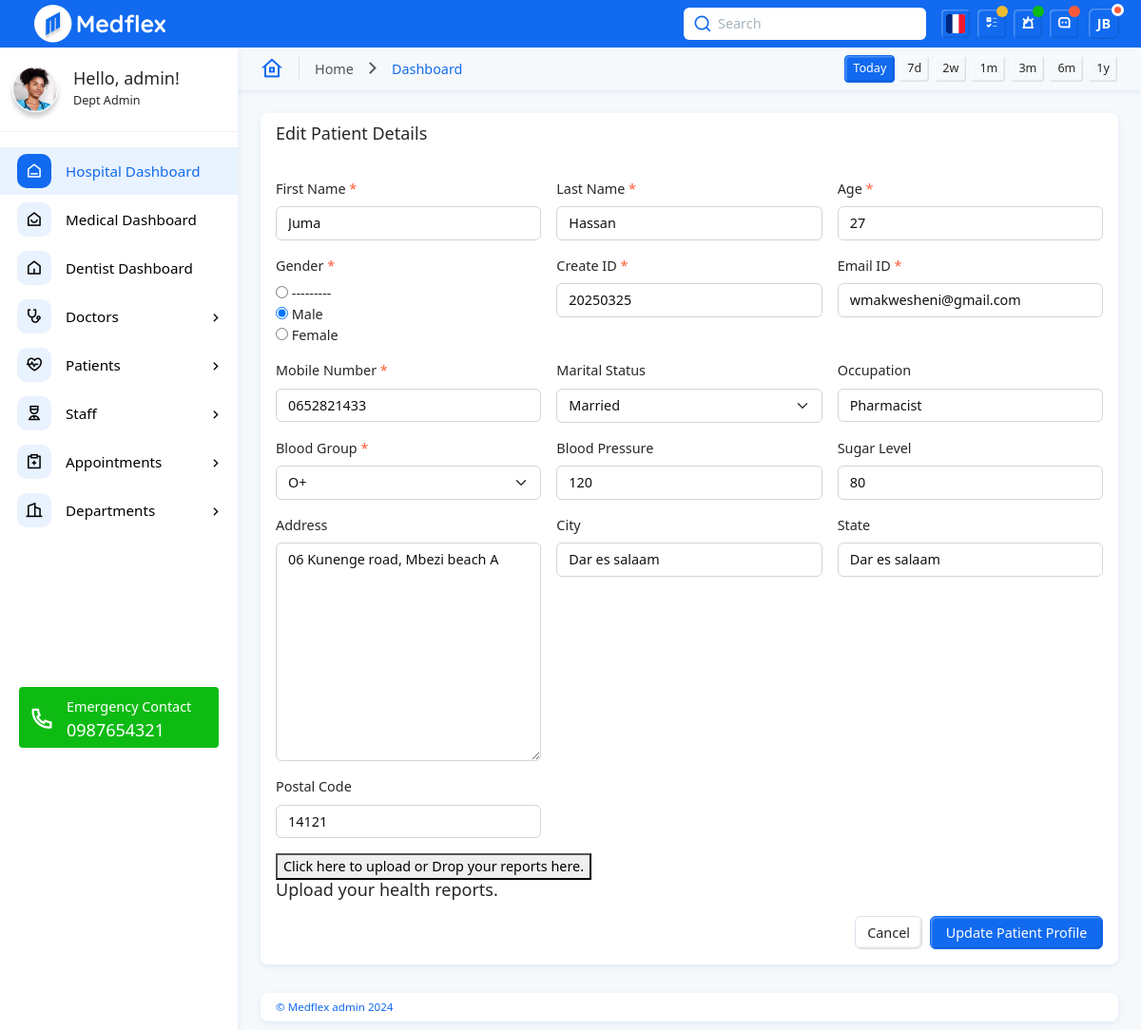
The app's page /edit-patient/2/ (signed in) with its own data.
### clinic/models.py (models this page shows, shortened)
class Patient(models.Model):
    GENDER_CHOICES = [
        ('male', 'Male'),
        ('female', 'Female'),
    ]
    MARITAL_STATUS_CHOICES = [
        ('married', 'Married'),
        ('unmarried', 'Unmarried'),
    ]
    BLOOD_GROUP_CHOICES = [
        ('A+', 'A+'),
        ('A-', 'A-'),
        ('B+', 'B+'),
        ('B-', 'B-'),
        ('O+', 'O+'),
        ('O-', 'O-'),
        ('AB+', 'AB+'),
        ('AB-', 'AB-'),
    ]
    first_name = models.CharField(max_length=50)
    last_name = models.CharField(max_length=50)
    age = models.PositiveIntegerField()
    gender = models.CharField(max_length=10, choices=GENDER_CHOICES)
    unique_id = models.CharField(max_length=100, unique=True)
    email = models.EmailField()
    mobile_number = models.CharField(max_length=15)
    marital_status = models.CharField(max_length=10, choices=MARITAL_STATUS_CHOICES, blank=True, null=True)
    occupation = models.CharField(max_length=50, blank=True, null=True)
    blood_group = models.CharField(max_length=5, choices=BLOOD_GROUP_CHOICES)
    blood_pressure = models.CharField(max_length=20, blank=True, null=True)
    sugar_level = models.CharField(max_length=20, blank=True, null=True)
    address = models.TextField(blank=True, null=True)
    city = models.CharField(max_length=50, blank=True, null=True)
    state = models.CharField(max_length=50, blank=True, null=True)
    postal_code = models.CharField(max_length=10, blank=True, null=True)
    created_at = models.DateTimeField(auto_now_add=True)

### clinic/views.py (the view)
# urls.py: path('edit-patient/<int:patient_id>/', add_patient, name='edit-patient'),  # For editing an existing patient
def add_patient(request, patient_id=None):
    if patient_id:
        patient = get_object_or_404(Patient, id=patient_id)
    else:
        patient = None
    if request.method == "POST":
        form = PatientForm(request.POST, instance=patient)
        if form.is_valid():
            form.save()
            return redirect('patients-list')  # Redirect to the patients list page
    else:
        form = PatientForm(instance=patient)
    return render(request, 'patients/add-patient.html', {'form': form, 'patient': patient})

### clinic/templates/patients/add-patient.html (shortened to what this page needs)
{% extends 'base.html' %}
{% block content %}
<div class="app-body">
  <div class="row gx-3">
    <div class="col-sm-12">
      <div class="card">
        <div class="card-header">
          <h5 class="card-title">
            {% if patient %} Edit Patient Details {% else %} Add Patient Details {% endif %}
          </h5>
        </div>
        <div class="card-body">
          <form method="post" action="{% if patient %} {% url 'edit-patient' patient.id %} {% else %} {% url 'add-patient' %} {% endif %}">
            <div class="row gx-3">
              {% for field in form %}
              <div class="col-xxl-3 col-lg-4 col-sm-6">
                <div class="mb-3">
                  <label class="form-label" for="{{ field.id_for_label }}">
                    {{ field.label }} {% if field.field.required %}
                    <span class="text-danger">*</span>
                    {% endif %}
                  </label>
                  {{ field }}
                </div>
              </div>
              {% endfor %}
              <div class="col-sm-12">
                <div id="dropzone" class="mb-3">
                  <form action="https://bootstrapget.com/upload" class="dropzone dz-clickable" id="demo-upload">
                    <div class="dz-message">
                      <button type="button" class="dz-button">
                        Click here to upload or Drop your reports here.</button>
                      <h5>Upload your health reports.</h5>
                    </div>
                  </form>
                </div>
              </div>
              <div class="col-sm-12">
                <div class="d-flex gap-2 justify-content-end">
                  <a href="{% url 'patients-list' %}" type="button" class="btn btn-outline-secondary">
                    Cancel
                  </a>
                  <input type="submit" class="btn btn-primary" value="{% if patient %} Update Patient Profile {% else %} Create Patient Profile {% endif %}">
                </div>
              </div>
            </div>
          </form>
        </div>
      </div>
    </div>
  </div>
</div>
{% endblock content %}

### templates/_partials/side_bar.html (shortened to what this page needs)
{% load static %}
<nav id="sidebar" class="sidebar-wrapper">
    <div class="sidebar-profile">
        <img src="{% static 'assets/images/user6.png' %}" class="img-shadow img-3x me-3 rounded-5"
            alt="Hospital Admin Templates">
        <div class="m-0">
            <h5 class="mb-1 profile-name text-nowrap text-truncate">
                Hello, {{ user.username|default:"Guest" }}!
            </h5>
            <p class="m-0 small profile-name text-nowrap text-truncate">Dept Admin</p>
        </div>
    </div>
    <div class="sidebarMenuScroll">
        <ul class="sidebar-menu">
            <li class="active current-page">
                <a href="index-2.html">
                    <i class="ri-home-6-line"></i>
                    <span class="menu-text">Hospital Dashboard</span>
                </a>
            </li>
            <li>
                <a href="dashboard2.html">
                    <i class="ri-home-smile-2-line"></i>
                    <span class="menu-text">Medical Dashboard</span>
                </a>
            </li>
            <li>
                <a href="dashboard3.html">
                    <i class="ri-home-5-line"></i>
                    <span class="menu-text">Dentist Dashboard</span>
                </a>
            </li>
            <li class="treeview">
                <a href="#!">
                    <i class="ri-stethoscope-line"></i>
                    <span class="menu-text">Doctors</span>
                </a>
            </li>
            <li class="treeview">
                <a href="#!">
                    <i class="ri-heart-pulse-line"></i>
                    <span class="menu-text">Patients</span>
                </a>
            </li>
            <li class="treeview">
                <a href="#!">
                    <i class="ri-nurse-line"></i>
                    <span class="menu-text">Staff</span>
                </a>
            </li>
            <li class="treeview">
                <a href="#!">
                    <i class="ri-dossier-line"></i>
                    <span class="menu-text">Appointments</span>
                </a>
            </li>
            <li class="treeview">
                <a href="#!">
                    <i class="ri-building-2-line"></i>
                    <span class="menu-text">Departments</span>
                </a>
            </li>
        </ul>
    </div>
    <div class="sidebar-contact">
        <p class="fw-light mb-1 text-nowrap text-truncate">Emergency Contact</p>
        <h5 class="m-0 lh-1 text-nowrap text-truncate">0987654321</h5>
        <i class="ri-phone-line"></i>
    </div>
</nav>

### records on screen
Patient: form "Juma" "Hassan" "27" "☐ ☑ ☐" "20250325" "wmakwesheni@gmail.com" "0652821433" "Married" "Pharmacist" "O+" "120" "80" "06 Kunenge road, Mbezi beach A" "Dar es salaam" "Dar es salaam" "14121"

### other values on screen
{{ user.username|default:"Guest" }} "admin"
{{ field.label }} "First Name" "Last Name" "Age" "Gender" "Create ID" "Email ID" "Mobile Number" "Marital Status" "Occupation" "Blood Group" "Blood Pressure" "Sugar Level" "Address" "City" "State" "Postal Code"
